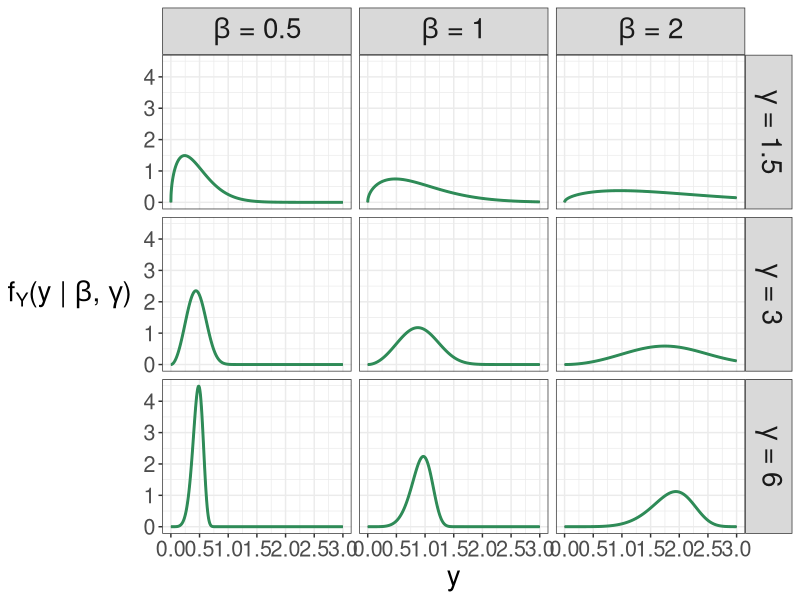
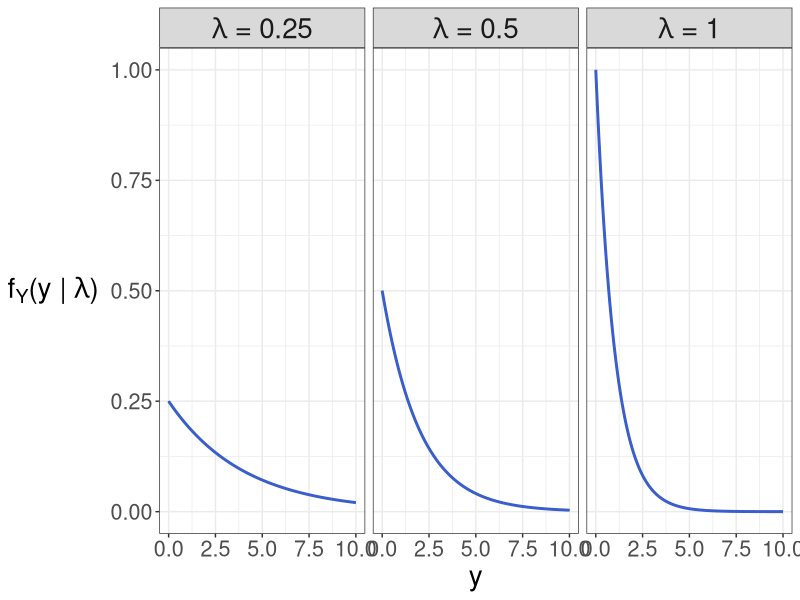
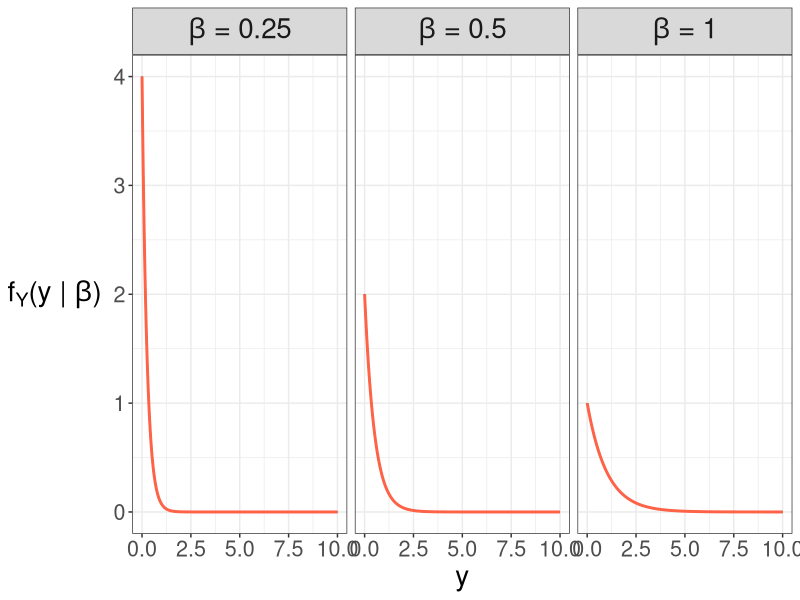
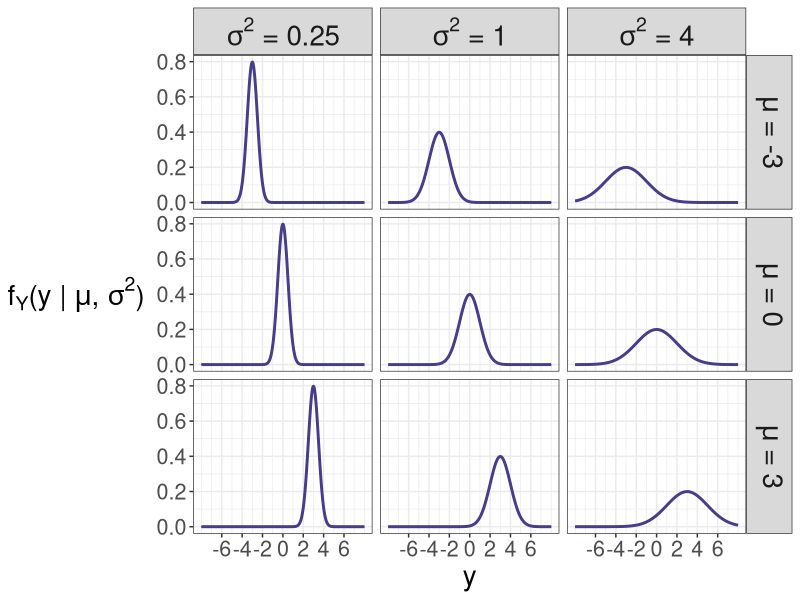

These figures' R source, in order:
## ---- chunk 1
#| include: false

library(tidyverse)
## ---- chunk 2
#| label: fig-weibull-family
#| fig-cap: "Some members of the Weibull parametric family."
#| warning: false
#| echo: false
#| fig.height: 13
#| fig.width: 14

weibull_family_plot <- expand_grid(
  gamma = c(1.5, 3, 6),
  beta = c(0.5, 1, 2)
) |>
  mutate(f = map2(
    gamma, beta,
    ~ tibble(
      x = seq(0, 3, length.out = 1000),
      density = dweibull(x, shape = .x, scale = .y)
    )
  )) |>
  unnest(f) |>
  mutate(
    gamma = str_c('gamma*" = ', gamma, '"'),
    beta = str_c('beta*" = ', beta, '"')
  ) |>
  ggplot(aes(x, density)) +
  facet_grid(gamma ~ beta, labeller = label_parsed) +
  geom_line() +
  theme_bw() +
  theme(
    axis.text = element_text(size = 15.5),
    axis.title.x = element_text(size = 20),
    axis.title.y = element_text(size = 20, angle = 0, vjust = 0.5),
    strip.text = element_text(size = 20)
  ) +
  labs(
    x = "y",
    y = expression(paste(f[Y], "(y | ", beta, ", ", gamma, ") "))
  ) +
  scale_x_continuous(breaks = seq(0, 3, 0.5)) +
  geom_line(color = "seagreen", linewidth = 1)

weibull_family_plot
## ---- chunk 3
#| label: fig-exponential-family-rate
#| fig-cap: "Some members of the Exponential parametric family with rate parametrization."
#| warning: false
#| echo: false
#| fig.height: 6.5
#| fig.width: 14

exponential_family_plot_rate <- tibble(lambda = c(1, 0.5, 0.25)) |>
  mutate(f = map(
    lambda,
    ~ tibble(
      x = seq(0, 10, length.out = 1000),
      density = dexp(x, rate = .x)
    )
  )) |>
  unnest(f) |>
  mutate(lambda = str_c('lambda*" = ', lambda, '"')) |>
  ggplot(aes(x, density)) +
  facet_wrap(~lambda, labeller = label_parsed) +
  geom_line() +
  theme_bw() +
  theme(
    axis.text = element_text(size = 15.5),
    axis.title.x = element_text(size = 20),
    axis.title.y = element_text(size = 20, angle = 0, vjust = 0.5),
    strip.text = element_text(size = 20)
  ) +
  labs(
    x = "y",
    y = expression(paste(f[Y], "(y | ", lambda, ") "))
  ) +
  geom_line(color = "royalblue3", linewidth = 1)

exponential_family_plot_rate
## ---- chunk 4
#| label: fig-exponential-family-scale
#| fig-cap: "Some members of the Exponential parametric family with scale parametrization."
#| warning: false
#| echo: false
#| fig.height: 6.5
#| fig.width: 14

exponential_family_plot_scale <- tibble(lambda = c(1, 2, 4)) |>
  mutate(f = map(
    lambda,
    ~ tibble(
      x       = seq(0, 10, length.out = 1000),
      density = dexp(x, rate = .x)
    )
  )) |>
  unnest(f) |>
  mutate(lambda = str_c('beta*" = ', 1 / lambda, '"')) |>
  ggplot(aes(x, density)) +
  facet_wrap(~lambda, labeller = label_parsed) +
  geom_line() +
  theme_bw() +
  theme(
    axis.text = element_text(size = 15.5),
    axis.title.x = element_text(size = 20),
    axis.title.y = element_text(size = 20, angle = 0, vjust = 0.5),
    strip.text = element_text(size = 20)
  ) +
  labs(
    x = "y",
    y = expression(paste(f[Y], "(y | ", beta, ") "))
  ) +
  geom_line(color = "tomato", linewidth = 1)

exponential_family_plot_scale
## ---- chunk 5
#| label: fig-normal-family
#| fig-cap: "Some members of the Normal or Gaussian parametric family."
#| warning: false
#| echo: false
#| fig.height: 13
#| fig.width: 14

normal_family_plot <- expand_grid(
  mu = c(-3, 0, 3),
  sd = c(0.5, 1, 2)
) |>
  mutate(f = map2(
    mu, sd,
    ~ tibble(
      x = seq(-8, 8, length.out = 1000),
      density = dnorm(x, mean = .x, sd = .y)
    )
  )) |>
  unnest(f) |>
  mutate(
    mu = str_c('mu*" = ', mu, '"'),
    var = str_c('sigma^2*" = ', sd^2, '"')
  ) |>
  ggplot(aes(x, density)) +
  facet_grid(mu ~ var, labeller = label_parsed) +
  geom_line() +
  theme_bw() +
  theme(
    axis.text = element_text(size = 15.5),
    axis.title.x = element_text(size = 20),
    axis.title.y = element_text(size = 20, angle = 0, vjust = 0.5),
    strip.text = element_text(size = 20)
  ) +
  labs(
    x = "y",
    y = expression(paste(f[Y], "(y | ", mu, ", ", sigma^2, ") "))
  ) +
  scale_x_continuous(breaks = seq(-6, 6, 2)) +
  geom_line(color = "darkslateblue", linewidth = 1)

normal_family_plot
